Frame 1 (no input): blank canvas, image omitted
Frame 60 (the mouse pressed at the canvas centre just before this capture): blank canvas, image omitted
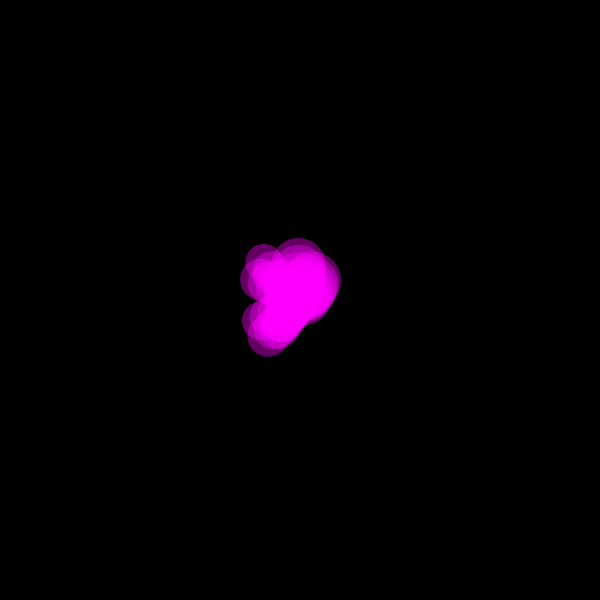
Frame 120 (the mouse held since frame 60 and released just before this capture)

The Processing sketch whose frames 1 and 60 were blank and that drew this single picture after the mouse press (run headless with seeded random() and noise(); from frame 60 on, the mouse is pressed at the canvas centre):

// Processing sketch: Sketch3
// ── Sketch3.pde
// color variable as class field
// this sketch uses a basic ball or particle-type behavior

// to create a "painting" kind of effect. while the mouse is 
// pressed, a new instance is created every five frames. 

// change the class definition of "Brushstroke" to have a 
// color field. Then change the constructor arguments to accept 
// a color argument, which should set the object's color field. 

// finally, update the line of code which creates new brushstrokes
// to accept a color value. try using a color value which maps to 
// the position of the mouse on the screen. see the example gif
// to get an idea.

Brushstroke b;
color c;

void setup() {
  size(600, 600);
  noStroke();
  background(0);
}

void draw() {
  if (mousePressed) {
    if (frameCount % 5 == 0) {
      b = new Brushstroke(mouseX, mouseY);
    }

    if (b != null) {
      b.update();
      b.display();
    }
  }
}


class Brushstroke {
  float x, y;
  float vx, vy;
  float siz;
  float lifetime = 10;
  color c;

  Brushstroke(float x, float y) {
    this.x = x;
    this.y = y;
    vx = random(-8, 8);
    vy = random(-8, 8);
    siz = random(30, 60);
    c = color(mouseX, 0, mouseY, 100);
  }

  void update() {
    x += vx;
    y += vy;
  }

  void display() {
    fill(c);
    noStroke();
    ellipse(x, y, siz, siz);
  }
}
